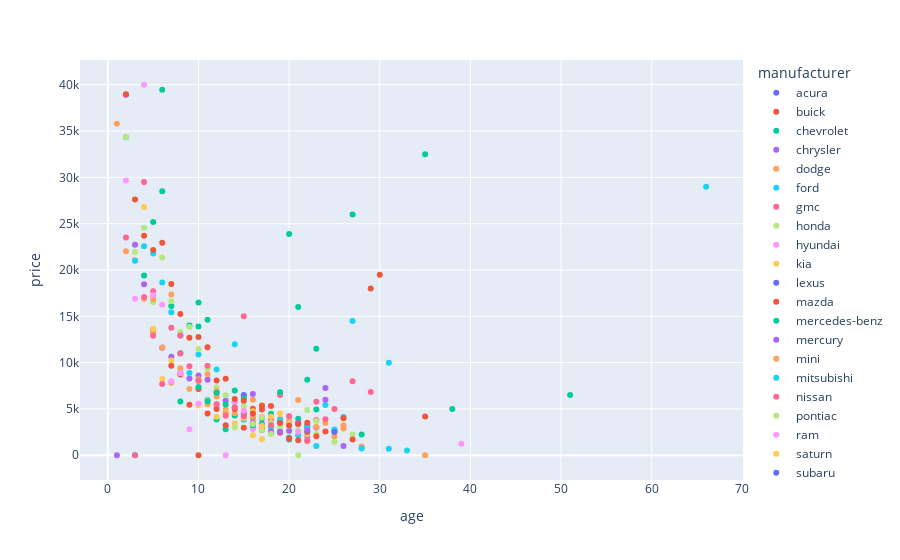

Notebook code cell kept with this figure:
### Code cell
import plotly.express as px

fig = px.scatter(new, x='age', y='price', color='manufacturer')
fig.show()

### Figure 1 — Plotly figure (JSON) as saved in the notebook; plotly's stock layout.template omitted (floating-point values rounded to 4 significant figures)
{"data": [{"hovertemplate": "manufacturer=acura<br>age=%{x}<br>price=%{y}<extra></extra>", "legendgroup": "acura", "marker": {"color": "#636efa", "symbol": "circle"}, "mode": "markers", "name": "acura", "orientation": "v", "showlegend": true, "type": "scatter", "x": [17], "xaxis": "x", "y": [3999], "yaxis": "y"}, {"hovertemplate": "manufacturer=buick<br>age=%{x}<br>price=%{y}<extra></extra>", "legendgroup": "buick", "marker": {"color": "#EF553B", "symbol": "circle"}, "mode": "markers", "name": "buick", "orientation": "v", "showlegend": true, "type": "scatter", "x": [10, 15, 16, 17], "xaxis": "x", "y": [0, 6436.0, 5018.0, 4929.0], "yaxis": "y"}, {"hovertemplate": "manufacturer=chevrolet<br>age=%{x}<br>price=%{y}<extra></extra>", "legendgroup": "chevrolet", "marker": {"color": "#00cc96", "symbol": "circle"}, "mode": "markers", "name": "chevrolet", "orientation": "v", "showlegend": true, "type": "scatter", "x": [5, 6, 7, 8, 9, 10, 11, 12, 13, 14, 15, 16, 17, 18, 19, 20, 21, 22, 23, 25, 28], "xaxis": "x", "y": [25190.0, 28495, 16130.0, 10999, 13995, 13900.0, 14630, 3850, 2800, 4286.0, 4363.0, 4026.0, 3395, 4471.0, 3575.0, 1687, 3936.0, 3208, 4935, 2650, 2232.0], "yaxis": "y"}, {"hovertemplate": "manufacturer=chrysler<br>age=%{x}<br>price=%{y}<extra></extra>", "legendgroup": "chrysler", "marker": {"color": "#ab63fa", "symbol": "circle"}, "mode": "markers", "name": "chrysler", "orientation": "v", "showlegend": true, "type": "scatter", "x": [1, 2, 3, 4, 5, 6, 7, 8, 9, 10, 11, 12, 13, 14, 15, 16, 17, 18, 19, 20, 21, 22, 23, 24, 26], "xaxis": "x", "y": [0, 38930.0, 22740.0, 18460.0, 13561, 11620.0, 10620.0, 8909.0, 8274.0, 8620.0, 8150.0, 6787.0, 5893.0, 5777.0, 4577.0, 6626.0, 3077, 3448.0, 3467.0, 3566.0, 3507.0, 3000, 3000, 7250, 1000], "yaxis": "y"}, {"hovertemplate": "manufacturer=dodge<br>age=%{x}<br>price=%{y}<extra></extra>", "legendgroup": "dodge", "marker": {"color": "#FFA15A", "symbol": "circle"}, "mode": "markers", "name": "dodge", "orientation": "v", "showlegend": true, "type": "scatter", "x": [1, 2, 3, 4, 5, 6, 7, 8, 9, 10, 11, 12, 13, 14, 15, 16, 17, 18, 19, 20, 21, 22, 23, 24, 25, 26, 28, 35], "xaxis": "x", "y": [35785, 22040.0, 21060.0, 16910.0, 13240.0, 11620.0, 7840.0, 9382.0, 7155.0, 8198.0, 5518.0, 6350.0, 4931.0, 4524.0, 4766.0, 4149.0, 4131, 2919.0, 3905.0, 4089.0, 5970, 2524.0, 3060, 3488.0, 2035, 3250, 950, 0], "yaxis": "y"}, {"hovertemplate": "manufacturer=ford<br>age=%{x}<br>price=%{y}<extra></extra>", "legendgroup": "ford", "marker": {"color": "#19d3f3", "symbol": "circle"}, "mode": "markers", "name": "ford", "orientation": "v", "showlegend": true, "type": "scatter", "x": [2, 3, 4, 5, 6, 7, 8, 9, 10, 11, 12, 14, 15, 16, 17, 18, 19, 20, 21, 22, 23, 24, 25, 26, 28, 31, 33, 66], "xaxis": "x", "y": [34330.0, 20990.0, 22550.0, 21780.0, 18650.0, 15427, 12940.0, 8870.0, 10880.0, 6000, 9247.0, 11995, 3832.0, 3034.0, 3224.0, 3087.0, 3828, 1903.0, 2149.0, 3125.0, 1000, 5412.0, 2775, 4125, 730, 700, 500, 29000], "yaxis": "y"}, {"hovertemplate": "manufacturer=gmc<br>age=%{x}<br>price=%{y}<extra></extra>", "legendgroup": "gmc", "marker": {"color": "#FF6692", "symbol": "circle"}, "mode": "markers", "name": "gmc", "orientation": "v", "showlegend": true, "type": "scatter", "x": [4, 5, 8, 15, 18, 19, 22, 23, 25], "xaxis": "x", "y": [29500, 17695, 10995, 15000, 3900, 6500, 2050, 5778.0, 4993], "yaxis": "y"}, {"hovertemplate": "manufacturer=honda<br>age=%{x}<br>price=%{y}<extra></extra>", "legendgroup": "honda", "marker": {"color": "#B6E880", "symbol": "circle"}, "mode": "markers", "name": "honda", "orientation": "v", "showlegend": true, "type": "scatter", "x": [2, 3, 4, 5, 6, 7, 8, 9, 10, 11, 12, 13, 14, 15, 16, 17, 18, 19, 20, 21, 22, 23, 25], "xaxis": "x", "y": [34370.0, 21950.0, 24560.0, 16550.0, 21360.0, 16630.0, 13310.0, 13840.0, 11470.0, 9330.0, 7337.0, 6467.0, 5730.0, 5281.0, 4657.0, 4078.0, 3474.0, 2939.0, 2553.0, 2705.0, 2300, 2287.0, 1450], "yaxis": "y"}, {"hovertemplate": "manufacturer=hyundai<br>age=%{x}<br>price=%{y}<extra></extra>", "legendgroup": "hyundai", "marker": {"color": "#FF97FF", "symbol": "circle"}, "mode": "markers", "name": "hyundai", "orientation": "v", "showlegend": true, "type": "scatter", "x": [12, 13, 14, 15, 16], "xaxis": "x", "y": [5500, 0, 5785.0, 4811.0, 2800], "yaxis": "y"}, {"hovertemplate": "manufacturer=kia<br>age=%{x}<br>price=%{y}<extra></extra>", "legendgroup": "kia", "marker": {"color": "#FECB52", "symbol": "circle"}, "mode": "markers", "name": "kia", "orientation": "v", "showlegend": true, "type": "scatter", "x": [4, 5, 6, 7, 8, 10, 11, 12, 13, 14, 15, 16, 17, 18, 19, 20], "xaxis": "x", "y": [26810.0, 13654, 8224.0, 10220.0, 8797, 5406.0, 5916.0, 4168.0, 4642.0, 3417.0, 4030, 2171.0, 1740.0, 4148.0, 4500, 3477], "yaxis": "y"}, {"hovertemplate": "manufacturer=lexus<br>age=%{x}<br>price=%{y}<extra></extra>", "legendgroup": "lexus", "marker": {"color": "#636efa", "symbol": "circle"}, "mode": "markers", "name": "lexus", "orientation": "v", "showlegend": true, "type": "scatter", "x": [15], "xaxis": "x", "y": [6500], "yaxis": "y"}, {"hovertemplate": "manufacturer=mazda<br>age=%{x}<br>price=%{y}<extra></extra>", "legendgroup": "mazda", "marker": {"color": "#EF553B", "symbol": "circle"}, "mode": "markers", "name": "mazda", "orientation": "v", "showlegend": true, "type": "scatter", "x": [7, 8, 9, 10, 11, 12, 13, 14, 15, 16, 17, 18, 19, 20, 21, 22], "xaxis": "x", "y": [9668.0, 8724.0, 5448.0, 7149.0, 4500, 4981.0, 3232.0, 5006.0, 2967.0, 3395, 2716.0, 2375, 2442, 1798.0, 1625, 2500], "yaxis": "y"}, {"hovertemplate": "manufacturer=mercedes-benz<br>age=%{x}<br>price=%{y}<extra></extra>", "legendgroup": "mercedes-benz", "marker": {"color": "#00cc96", "symbol": "circle"}, "mode": "markers", "name": "mercedes-benz", "orientation": "v", "showlegend": true, "type": "scatter", "x": [3, 4, 6, 10, 14, 15, 16], "xaxis": "x", "y": [0, 19400, 39450, 16500, 7000, 6100, 3250], "yaxis": "y"}, {"hovertemplate": "manufacturer=mercury<br>age=%{x}<br>price=%{y}<extra></extra>", "legendgroup": "mercury", "marker": {"color": "#ab63fa", "symbol": "circle"}, "mode": "markers", "name": "mercury", "orientation": "v", "showlegend": true, "type": "scatter", "x": [16, 18, 19, 20, 21, 22, 24], "xaxis": "x", "y": [3500, 2533.0, 2550, 2650.0, 3395, 2700, 6000], "yaxis": "y"}, {"hovertemplate": "manufacturer=mini<br>age=%{x}<br>price=%{y}<extra></extra>", "legendgroup": "mini", "marker": {"color": "#FFA15A", "symbol": "circle"}, "mode": "markers", "name": "mini", "orientation": "v", "showlegend": true, "type": "scatter", "x": [5, 7, 10, 11, 12, 13, 16, 17, 22, 26], "xaxis": "x", "y": [16880, 17366, 7991, 8750, 6950, 4500, 5991, 5400, 1500, 2900], "yaxis": "y"}, {"hovertemplate": "manufacturer=mitsubishi<br>age=%{x}<br>price=%{y}<extra></extra>", "legendgroup": "mitsubishi", "marker": {"color": "#19d3f3", "symbol": "circle"}, "mode": "markers", "name": "mitsubishi", "orientation": "v", "showlegend": true, "type": "scatter", "x": [27, 31], "xaxis": "x", "y": [14500, 10000], "yaxis": "y"}, {"hovertemplate": "manufacturer=nissan<br>age=%{x}<br>price=%{y}<extra></extra>", "legendgroup": "nissan", "marker": {"color": "#FF6692", "symbol": "circle"}, "mode": "markers", "name": "nissan", "orientation": "v", "showlegend": true, "type": "scatter", "x": [2, 3, 4, 5, 6, 7, 8, 9, 10, 11, 12, 13, 14, 15, 16, 17, 18, 20, 22, 23, 24, 27, 29], "xaxis": "x", "y": [23500, 0, 17070.0, 12900.0, 7691.0, 13760.0, 12931, 9606.0, 8060.0, 9656, 5500, 4263.0, 5196.0, 4222.0, 3454.0, 3220.0, 3233.0, 4250.0, 1600, 3795, 3895, 7999, 6830], "yaxis": "y"}, {"hovertemplate": "manufacturer=pontiac<br>age=%{x}<br>price=%{y}<extra></extra>", "legendgroup": "pontiac", "marker": {"color": "#B6E880", "symbol": "circle"}, "mode": "markers", "name": "pontiac", "orientation": "v", "showlegend": true, "type": "scatter", "x": [14, 16, 17, 18, 19, 20, 21, 22, 23, 27], "xaxis": "x", "y": [2995, 3369, 2725, 2288.0, 3200, 3198.0, 0, 4880, 3700, 2250], "yaxis": "y"}, {"hovertemplate": "manufacturer=ram<br>age=%{x}<br>price=%{y}<extra></extra>", "legendgroup": "ram", "marker": {"color": "#FF97FF", "symbol": "circle"}, "mode": "markers", "name": "ram", "orientation": "v", "showlegend": true, "type": "scatter", "x": [2, 3, 4, 5, 6, 7, 8, 9, 10, 21, 39], "xaxis": "x", "y": [29670.0, 16900, 40000, 17270.0, 16245, 7990.0, 8858.0, 2800, 5600.0, 2500, 1250], "yaxis": "y"}, {"hovertemplate": "manufacturer=saturn<br>age=%{x}<br>price=%{y}<extra></extra>", "legendgroup": "saturn", "marker": {"color": "#FECB52", "symbol": "circle"}, "mode": "markers", "name": "saturn", "orientation": "v", "showlegend": true, "type": "scatter", "x": [16, 17], "xaxis": "x", "y": [4750.0, 3166], "yaxis": "y"}, {"hovertemplate": "manufacturer=subaru<br>age=%{x}<br>price=%{y}<extra></extra>", "legendgroup": "subaru", "marker": {"color": "#636efa", "symbol": "circle"}, "mode": "markers", "name": "subaru", "orientation": "v", "showlegend": true, "type": "scatter", "x": [25], "xaxis": "x", "y": [2500], "yaxis": "y"}, {"hovertemplate": "manufacturer=toyota<br>age=%{x}<br>price=%{y}<extra></extra>", "legendgroup": "toyota", "marker": {"color": "#EF553B", "symbol": "circle"}, "mode": "markers", "name": "toyota", "orientation": "v", "showlegend": true, "type": "scatter", "x": [2, 3, 4, 5, 6, 7, 8, 9, 10, 11, 12, 13, 14, 15, 16, 17, 18, 19, 20, 21, 22, 23, 24, 26, 27, 29, 30, 35], "xaxis": "x", "y": [38980.0, 27600.0, 23693, 22160.0, 22951, 18490.0, 15250.0, 12680.0, 12757, 11670.0, 8078.0, 8257.0, 6066.0, 5895.0, 4512.0, 5306.0, 5311.0, 3481.0, 3215, 3386.0, 3499.0, 2061, 2571.0, 4000, 1700, 18000, 19495, 4188.0], "yaxis": "y"}, {"hovertemplate": "manufacturer=volkswagen<br>age=%{x}<br>price=%{y}<extra></extra>", "legendgroup": "volkswagen", "marker": {"color": "#00cc96", "symbol": "circle"}, "mode": "markers", "name": "volkswagen", "orientation": "v", "showlegend": true, "type": "scatter", "x": [8, 10, 11, 12, 13, 19, 20, 21, 22, 23, 27, 35, 38, 51], "xaxis": "x", "y": [5800.0, 7363.0, 5825.0, 6735.0, 5474.0, 6800, 23900, 15995, 8150, 11500.0, 26000, 32500, 5000, 6500], "yaxis": "y"}], "layout": {"legend": {"title": {"text": "manufacturer"}, "tracegroupgap": 0}, "margin": {"t": 60}, "xaxis": {"anchor": "y", "domain": [0, 1], "title": {"text": "age"}}, "yaxis": {"anchor": "x", "domain": [0, 1], "title": {"text": "price"}}}}
